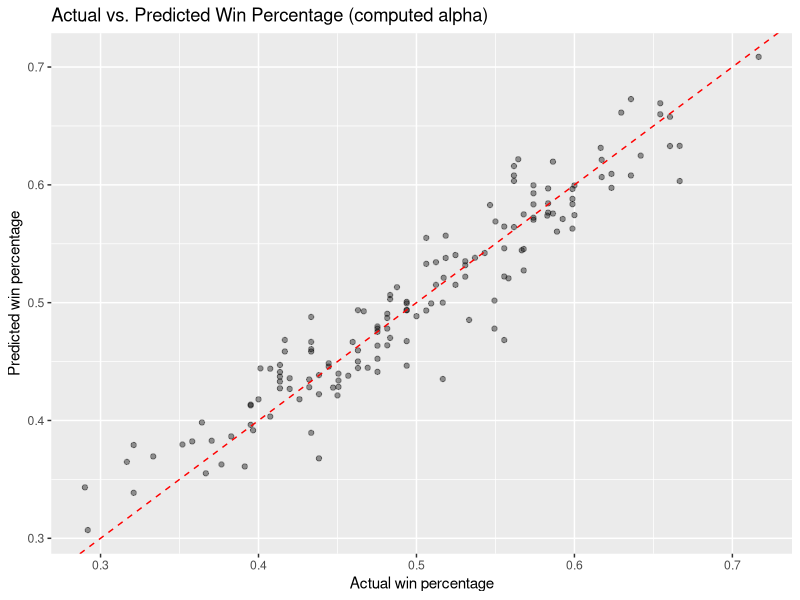
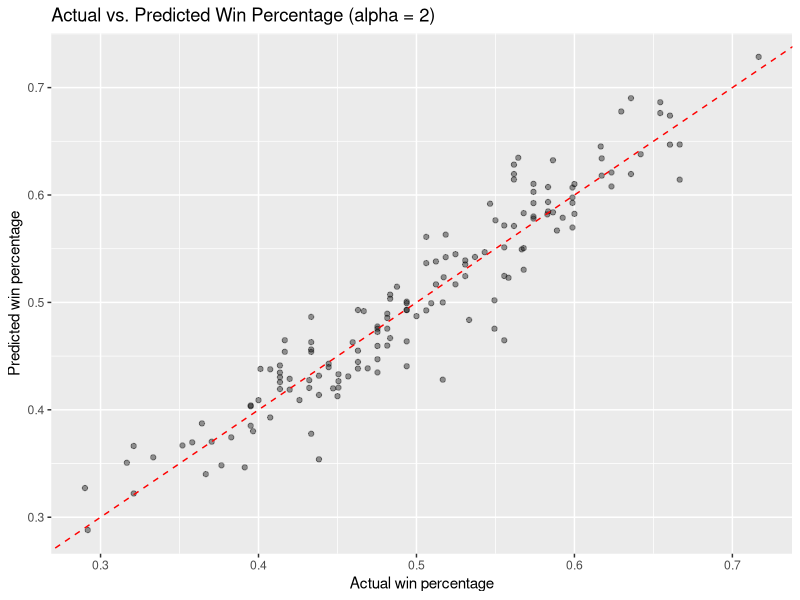
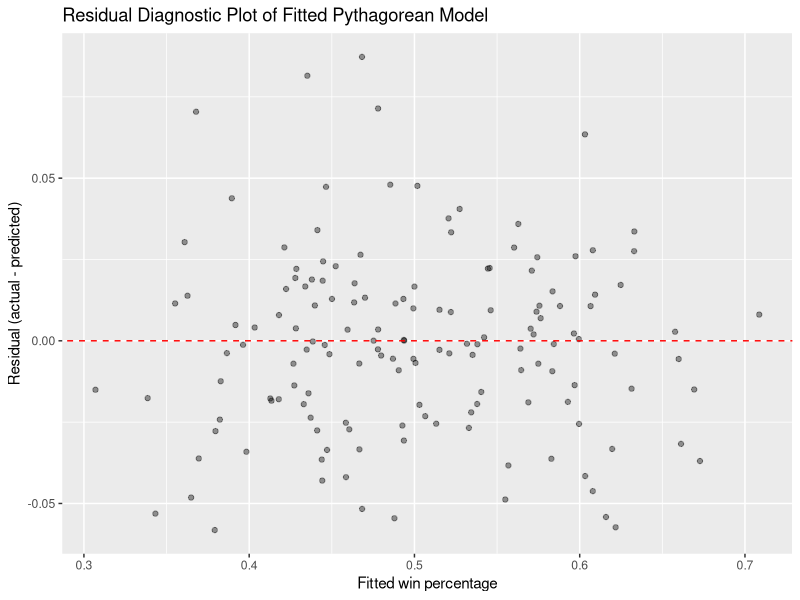
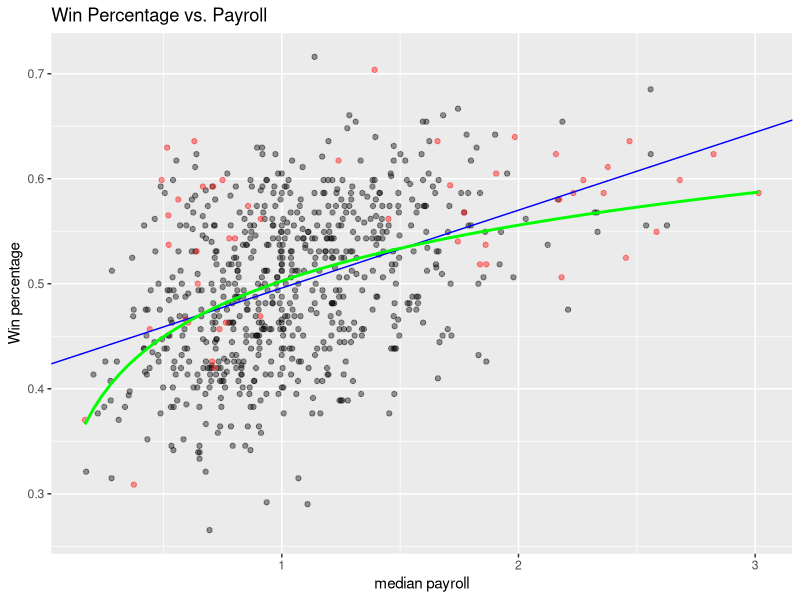
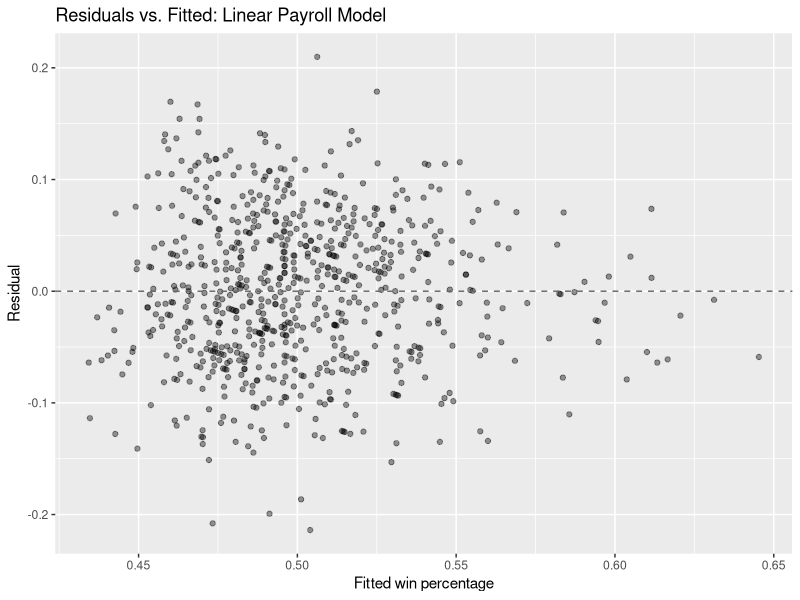
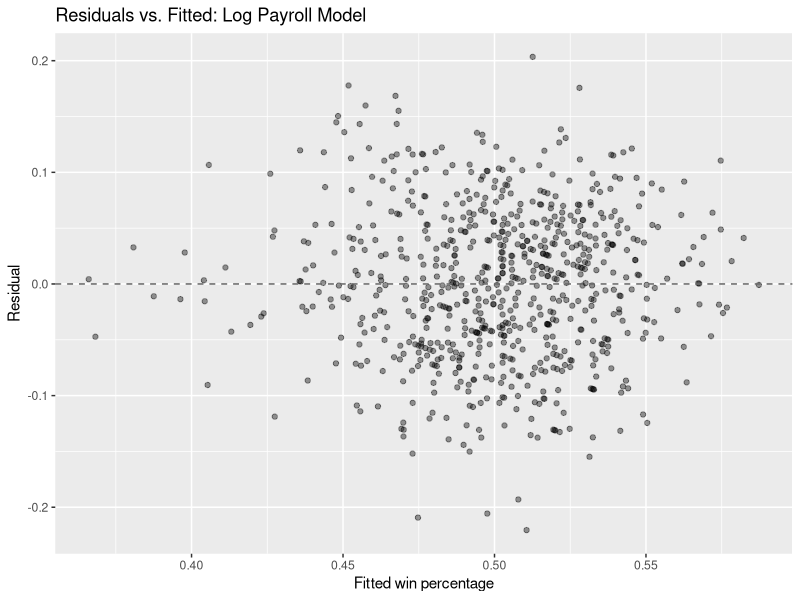
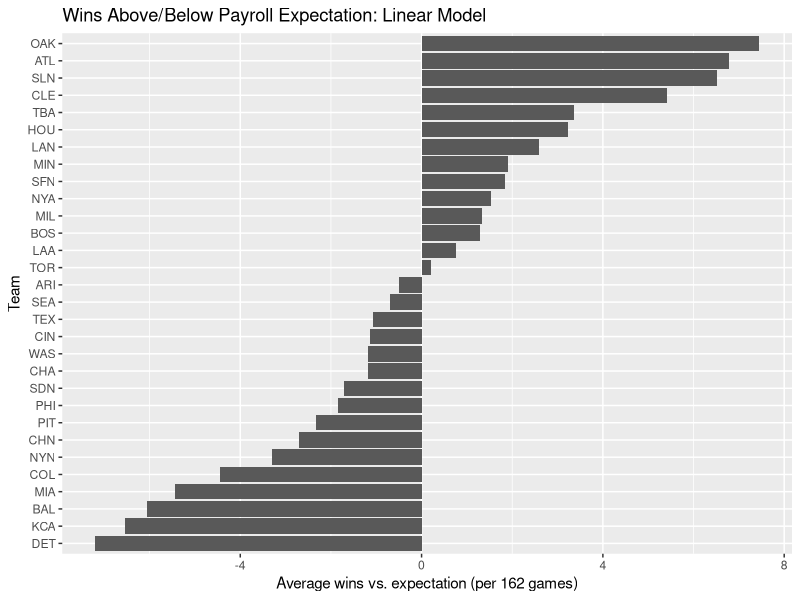
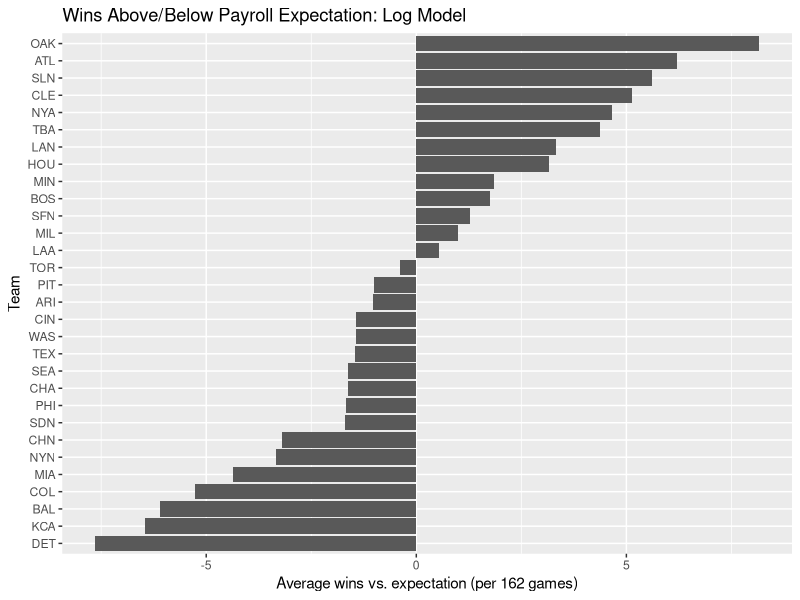

R code for these plots, in order:
#############
### SETUP ###
#############

# install.packages(c("ggplot2", "tidyverse"))
library(ggplot2)
library(tidyverse)

##############
### PART 1 ###
##############

# load team-season data
mlb_team_seasons = read_csv("../data/01_mlb-team-seasons.csv")

# transform variables used in the Pythagorean exponent model
pythag_data = mlb_team_seasons %>%
  mutate(
    logit_wp = log(WP / (1 - WP)),
    log_rs_ra = log(RS / RA)
  )

# fit the no-intercept regression that estimates alpha
model = lm(logit_wp ~ 0 + log_rs_ra, data = pythag_data)
model

#fitted alpha coefficient ~ 1.8
alpha = coef(model)[["log_rs_ra"]]

# pythagorean win-percentage fucntion
pythag_wp = function(rs, ra, alpha) {
  rs^alpha / (rs^alpha + ra^alpha)
}

pythag_data = pythag_data %>%
  mutate(
    wp_hat_alpha = pythag_wp(RS, RA, alpha),
    wp_hat_2 = pythag_wp(RS, RA, 2)
  )

#RMSE - computed alpha gives a lower value (0.028 vs. 0.029)
RMSE_alpha = sqrt(mean((pythag_data$WP - pythag_data$wp_hat_alpha)^2))
RMSE_2 = sqrt(mean((pythag_data$WP - pythag_data$wp_hat_2)^2))
RMSE_alpha
RMSE_2

# actual vs. predicted win percentage
ggplot(data = pythag_data, aes(x = WP, y = wp_hat_alpha)) + 
  geom_point(alpha = 0.4) + 
  geom_abline(slope = 1, intercept = 0, linetype = "dashed", color = "red") + 
  labs(
    title = "Actual vs. Predicted Win Percentage (computed alpha)",
    x = "Actual win percentage",
    y = "Predicted win percentage"
    )
ggplot(data = pythag_data, aes(x = WP, y = wp_hat_2)) + 
  geom_point(alpha = 0.4) + 
  geom_abline(slope = 1, intercept = 0, linetype = "dashed", color = "red") + 
  labs(
    title = "Actual vs. Predicted Win Percentage (alpha = 2)",
    x = "Actual win percentage",
    y = "Predicted win percentage"
  )

# confidence interval is [1.7, 1.9], so 2 is outside range
alpha_se = summary(model)$coefficients["log_rs_ra", "Std. Error"]
alpha_ci_95 = alpha + c(-1, 1) * qt(0.975, df = df.residual(model)) * alpha_se
alpha_se
alpha_ci_95

pythag_data = pythag_data %>%
  mutate(
    resid_alpha = WP-wp_hat_alpha
  )

#would expect to see flat, patternless band around zero, curve looks relatively flat with no clear curvature
ggplot(data = pythag_data, aes(x = wp_hat_alpha, y = resid_alpha)) + 
  geom_point(alpha = 0.4) + 
  geom_abline(slope = 0, intercept = 0, linetype = "dashed", color = "red") + 
  labs(
      title = "Residual Diagnostic Plot of Fitted Pythagorean Model",
      x = "Fitted win percentage",
      y = "Residual (actual - predicted)"
    )

##############
### PART 2 ###
##############

# load payroll data
mlb_payrolls = read_csv("../data/01_mlb-payrolls.csv")

# remove 2020 covid-shortened season
payroll_data = mlb_payrolls %>%
  filter(year_id != 2020)

#regress on payroll and log payroll
wp_pay_reg = lm(wp ~ payroll_median_ratio, data = payroll_data)
wp_log_pay_reg = lm(wp ~ log_payroll_median_ratio, data = payroll_data)

#plot wp vs. payroll, red = yankees, athletics
ggplot(data = payroll_data, aes(x = payroll_median_ratio, y = wp)) +
  geom_point(data = filter(payroll_data, !team_id %in% c("NYA", "OAK")), alpha = 0.4) +
  geom_point(data = filter(payroll_data, team_id %in% c("NYA", "OAK")), alpha = 0.4, color = "red") +
  geom_abline(slope = coef(wp_pay_reg)[["payroll_median_ratio"]],
              intercept = coef(wp_pay_reg)[["(Intercept)"]], color = "blue") + 
  geom_smooth(method = "lm", formula = y ~ log(x), se = FALSE, color = "green")+
  labs(
    title = "Win Percentage vs. Payroll",
    x = "median payroll",
    y = "Win percentage"
  )

#Log curve seems to match the shape of the data better to me, capturing steep curve on left and diminishing returns on right

# add fitted values and residuals from both payroll models
payroll_data = payroll_data %>%
  mutate(
    fitted_pay = fitted(wp_pay_reg),
    fitted_log_pay = fitted(wp_log_pay_reg),
    resid_pay = wp-fitted(wp_pay_reg),
    resid_log_pay = wp-fitted(wp_log_pay_reg)
  )
# residuals vs. fitted, linear-payroll model
ggplot(data = payroll_data, aes(x = fitted_pay, y = resid_pay)) + 
  geom_point(alpha = 0.4) + 
  geom_hline(yintercept = 0, linetype = "dashed", color = "grey40") +
  labs(
      title = "Residuals vs. Fitted: Linear Payroll Model",
      x = "Fitted win percentage",
      y = "Residual"
    )
# residuals vs. fitted, log-payroll model
ggplot(data = payroll_data, aes(x = fitted_log_pay, y = resid_log_pay)) + 
  geom_point(alpha = 0.4) + 
  geom_hline(yintercept = 0, linetype = "dashed", color = "grey40") +
  labs(
    title = "Residuals vs. Fitted: Log Payroll Model",
    x = "Fitted win percentage",
    y = "Residual"
  )
# both clouds are centered near zero with fairly even spread

# average residual per franchise across all seasons
team_diff = payroll_data %>%
  group_by(team_id) %>%
    summarise(
      avg_diff_pay = mean(resid_pay),
      avg_diff_log_pay = mean(resid_log_pay)
  )
# average wins above/below payroll expectation per team, linear model
ggplot(data = team_diff, aes(x = reorder(team_id, avg_diff_pay), y = avg_diff_pay * 162)) + 
  geom_col() + 
  coord_flip() +
  labs(x = "Team", y = "Wins") +
  labs(
    title = "Wins Above/Below Payroll Expectation: Linear Model",
    x = "Team",
    y = "Average wins vs. expectation (per 162 games)"
  )
# average wins above/below payroll expectation per team, log model
ggplot(data = team_diff, aes(x = reorder(team_id, avg_diff_log_pay), y = avg_diff_log_pay * 162)) +
  geom_col() + 
  coord_flip() +
  labs(x = "Team", y = "Wins") + 
  labs(
    title = "Wins Above/Below Payroll Expectation: Log Model",
    x = "Team",
    y = "Average wins vs. expectation (per 162 games)"
  )

#picked team: NY yankees, 2015
nyy_15 = payroll_data %>%
  filter(year_id == 2015, team_id == "NYA")
nyy_15
predict(wp_log_pay_reg, newdata = nyy_15)
# = 0.55
predict(wp_log_pay_reg, newdata = nyy_15, interval = "confidence")
# mean CI = [0.54, 0.56]
predict(wp_log_pay_reg, newdata = nyy_15, interval = "prediction")
# team PI= [0.42, 0.68]
#prediction interval is wider because there is additional residual variance for predicting individual team performance on top of uncertainty in the mean
